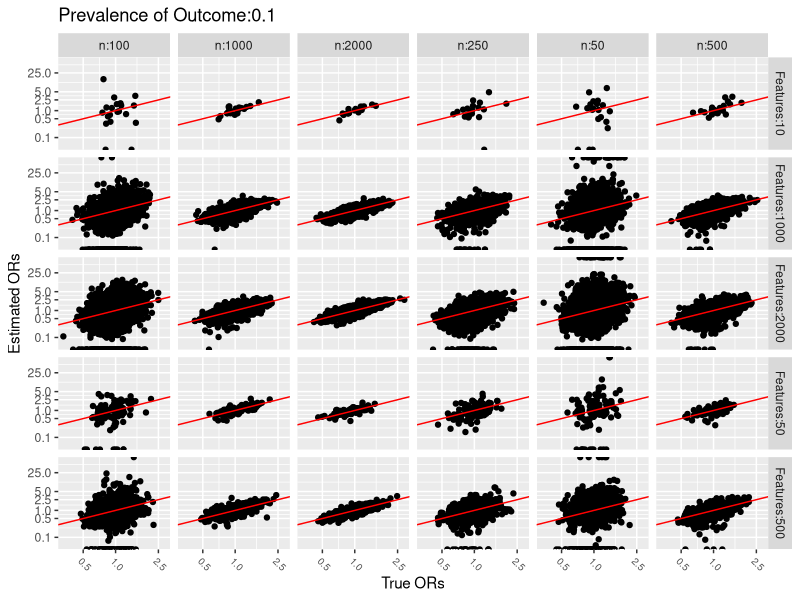
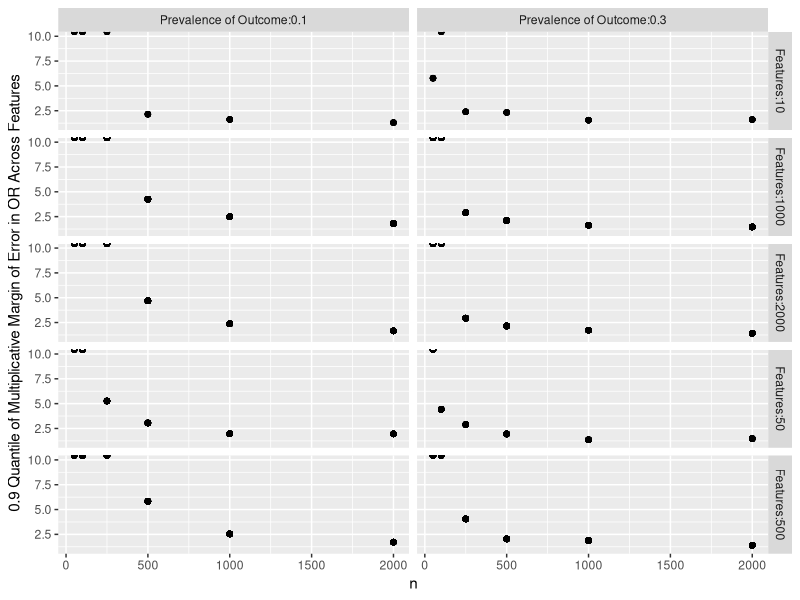
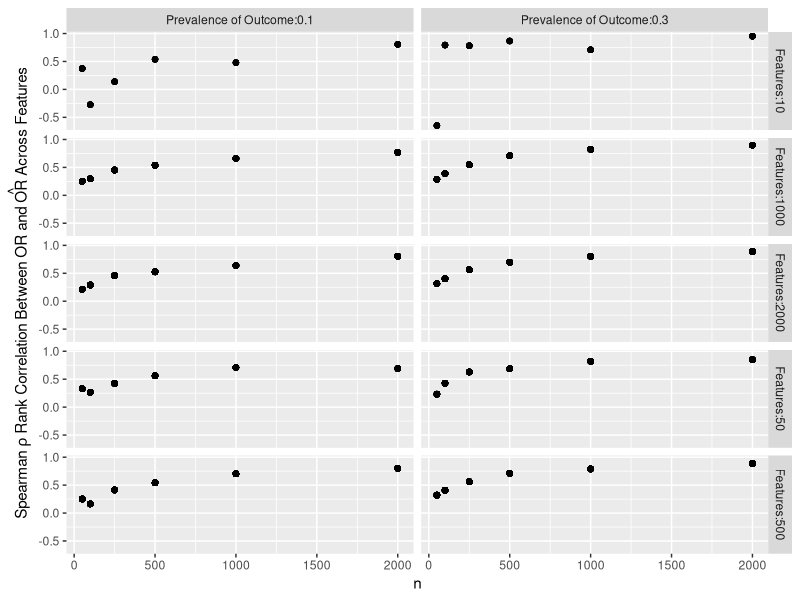
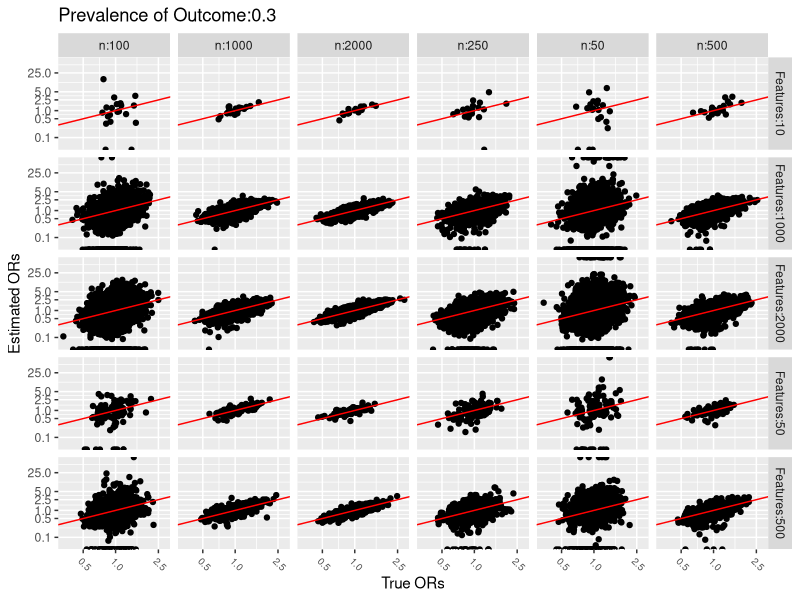

Write R code to recreate these figures, in order.
## For a vector of n binary outcomes y, simulates p binary features
## x that have a p-vector of fixed prevalences | y=0 of prev and are connected
## to y by a p-vector of true population odds ratios ors.
## Estimates the p odds ratios against the simulated outcomes and
## returns a data frame summarizing the information
##
## Note: the odds ratio for x predicting y is the same as the odds ratio
## for y predicting x.  y is simulated first so that all features will
## be analyzed against the same outcomes

sim <- function(y, prev, or) {
  n <- length(y)
  p <- length(prev)
  if(p != length(or)) stop('prev and or must have the same length')

  ## prev = Pr(x=1 | y=0); let the odds for this be oprev = prev / (1-prev)
  ## or = odds(x=1 | y=1) / oprev
  ## Pr(x=1 | y=1) = oprev / ((1 / or) + oprev)

  oprev <- prev / (1 - prev)
  p1 <- oprev / ((1 / or) + oprev)
  n0 <- sum(y == 0)
  n1 <- sum(y == 1)
  ## For n0 observations sample x so that Pr(x=0 | y=0) = prev
  nxy0 <- rbinom(p, size=n0, prob=prev)
  nxy1 <- rbinom(p, size=n1, prob=p1)

  ## Compute p sample odds ratios
  sor <- (n0 - nxy0) * nxy1 / (nxy0 * (n1 - nxy1))
  g <- function(x) ifelse(x >= 1, x, 1 / x)
  r1 <- rank(sor)[which.max(or) ] / p
  r2 <- rank(or) [which.max(sor)] / p
  data.frame(prev, or, nx=nxy0 / n0, obsprev0=(nxy0 + nxy1) / n,
             obsprev=nxy1 / (nxy0 + nxy1), obsor=sor, n=n,
             N       =paste('n', n, sep=':'),
             Features=paste('Features', p, sep=':'),
             mmoe    =quantile(g(sor / or), 0.99, na.rm=TRUE),
             obsranktrue=r1, truerankobs=r2,
             rho=cor(sor, or, method='spearman', use='pair'))
}
U <- NULL
set.seed(1)
for(n in c(50, 100, 250, 500, 1000, 2000)) {
  for(p in c(10, 50, 500, 1000, 2000)) {
    for(yprev in c(.1, .3)) {
      y <- rbinom(n, 1, yprev)
      prev <- runif(p, .05, .5)
      or <- exp(rnorm(p, 0, .25))
      u <- cbind(sim(y, prev, or),
                 Yprev=paste('Prevalence of Outcome', yprev, sep=':'))
      U <- rbind(U, u)
    }
  }
}

require(ggplot2)
pl <- function(yprev) {
  br <- c(.01, .1, .5, 1, 2.5, 5, 25, 100)
  ggplot(subset(U, Yprev=yprev),
         aes(x=or, y=obsor)) + geom_point() + facet_grid(Features ~ N) +
         ggtitle(paste('Prevalence of Outcome', yprev, sep=':')) +
         xlab('True ORs') + ylab('Estimated ORs') +
         scale_x_log10(breaks=br) + scale_y_log10(breaks=br) +
         theme(axis.text.x = element_text(size = rel(0.8), angle=-45,
                                    hjust=0, vjust=1)) +
         geom_abline(col='red')
}
pl(0.1)
pdf('simor-ors.pdf', width=8, height=8)
pl(0.3)
dev.off()

ggplot(U, aes(x=n, y=mmoe)) + geom_point() + facet_grid(Features ~ Yprev) +
  ylim(1, 10) +
  ylab('0.9 Quantile of Multiplicative Margin of Error in OR Across Features')

ggplot(U, aes(x=n, y=rho)) + geom_point() +
  facet_grid(Features ~ Yprev) +
  ylab(expression(paste('Spearman ', rho, ' Rank Correlation Between ',
                        OR, ' and ', hat(OR), ' Across Features')))

